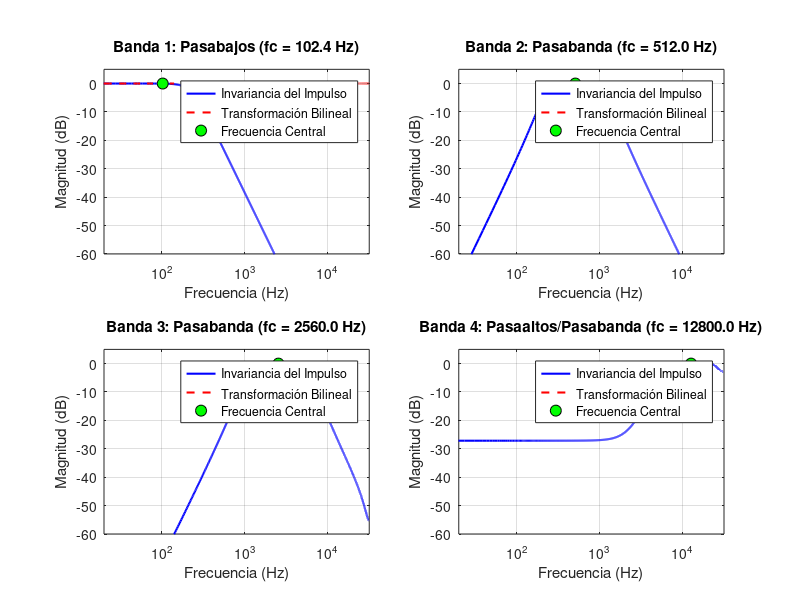

Here is the MATLAB script that generated this plot: (Note: this script raises an error after producing the figure.)
%% Ecualizador de Audio de 4 Bandas - Filtros IIR
% Diseño usando Invariancia del Impulso y Transformación Bilineal
clear all; close all; clc;

%% Parámetros del sistema
Fs = 64000; % Frecuencia de muestreo en Hz
T = 1/Fs; % Período de muestreo

% Frecuencias centrales (Hz)
fc = [102.4, 512, 2560, 12800];

% Cálculo de frecuencias de corte (media geométrica)
f_cutoff = zeros(1,5);
f_cutoff(1) = 0; % Para el primer filtro pasabajos
for i = 2:4
    f_cutoff(i) = sqrt(fc(i-1) * fc(i));
end
f_cutoff(5) = Fs/2; % Para el último filtro pasaaltos

fprintf('Frecuencias de corte:\n');
for i = 1:5
    fprintf('f%d = %.2f Hz\n', i, f_cutoff(i));
end

%% Especificaciones de los filtros analógicos
% Atenuación de 3dB en frecuencias de corte
% Atenuación de 15dB en frecuencias centrales adyacentes

Ap = 3; % Atenuación en banda de paso (dB)
As = 15; % Atenuación en banda eliminada (dB)

%% BANDA 1: Filtro Pasabajos (102.4 Hz)
fprintf('\n=== BANDA 1: Pasabajos (fc = %.1f Hz) ===\n', fc(1));

% Frecuencias normalizadas
wp1 = 2*pi*f_cutoff(2); % Frecuencia de corte
ws1 = 2*pi*fc(2); % Frecuencia de rechazo (512 Hz)

% Diseño del filtro analógico Butterworth
[n1, Wn1] = buttord(wp1, ws1, Ap, As, 's');
[b1_analog, a1_analog] = butter(n1, Wn1, 'low', 's');
fprintf('Orden del filtro: %d\n', n1);

% Método 1: Invariancia del Impulso
[b1_imp, a1_imp] = impinvar(b1_analog, a1_analog, Fs);

% Método 2: Transformación Bilineal
[b1_bil, a1_bil] = bilinear(b1_analog, a1_analog, Fs);

%% BANDA 2: Filtro Pasabanda (512 Hz)
fprintf('\n=== BANDA 2: Pasabanda (fc = %.1f Hz) ===\n', fc(2));

% Frecuencias de diseño
wp2 = 2*pi*[f_cutoff(2) f_cutoff(3)]; % Banda de paso
ws2_lower = 2*pi*fc(1); % Rechazo inferior (102.4 Hz)
ws2_upper = 2*pi*fc(3); % Rechazo superior (2560 Hz)

% Cálculo del orden usando el criterio más restrictivo
[n2a, ~] = buttord(wp2(1), ws2_lower, Ap, As, 's');
[n2b, ~] = buttord(wp2(2), ws2_upper, Ap, As, 's');
n2 = max(n2a, n2b);

% Diseño del filtro analógico pasabanda
[b2_analog, a2_analog] = butter(n2, wp2, 'bandpass', 's');
fprintf('Orden del filtro: %d\n', n2);

% Método 1: Invariancia del Impulso
[b2_imp, a2_imp] = impinvar(b2_analog, a2_analog, Fs);

% Método 2: Transformación Bilineal
[b2_bil, a2_bil] = bilinear(b2_analog, a2_analog, Fs);

%% BANDA 3: Filtro Pasabanda (2560 Hz)
fprintf('\n=== BANDA 3: Pasabanda (fc = %.1f Hz) ===\n', fc(3));

% Frecuencias de diseño
wp3 = 2*pi*[f_cutoff(3) f_cutoff(4)]; % Banda de paso
ws3_lower = 2*pi*fc(2); % Rechazo inferior (512 Hz)
ws3_upper = 2*pi*fc(4); % Rechazo superior (12800 Hz)

% Cálculo del orden
[n3a, ~] = buttord(wp3(1), ws3_lower, Ap, As, 's');
[n3b, ~] = buttord(wp3(2), ws3_upper, Ap, As, 's');
n3 = max(n3a, n3b);

% Diseño del filtro analógico pasabanda
[b3_analog, a3_analog] = butter(n3, wp3, 'bandpass', 's');
fprintf('Orden del filtro: %d\n', n3);

% Método 1: Invariancia del Impulso
[b3_imp, a3_imp] = impinvar(b3_analog, a3_analog, Fs);

% Método 2: Transformación Bilineal
[b3_bil, a3_bil] = bilinear(b3_analog, a3_analog, Fs);

%% BANDA 4: Filtro Pasaaltos/Pasabanda (12800 Hz)
fprintf('\n=== BANDA 4: Filtro (fc = %.1f Hz) ===\n', fc(4));

% Para invariancia del impulso: usar pasabanda
% Para transformación bilineal: usar pasaaltos

% INVARIANCIA DEL IMPULSO - Pasabanda
wp4_pb = 2*pi*[f_cutoff(4) Fs/2.5]; % Banda de paso modificada
ws4_lower = 2*pi*fc(3); % Rechazo (2560 Hz)

[n4_pb, ~] = buttord(wp4_pb(1), ws4_lower, Ap, As, 's');
[b4_pb_analog, a4_pb_analog] = butter(n4_pb, wp4_pb, 'bandpass', 's');
fprintf('Orden del filtro (Inv. Impulso - Pasabanda): %d\n', n4_pb);
[b4_imp, a4_imp] = impinvar(b4_pb_analog, a4_pb_analog, Fs);

% TRANSFORMACIÓN BILINEAL - Pasaaltos
wp4_hp = 2*pi*f_cutoff(4); % Frecuencia de corte
ws4_hp = 2*pi*fc(3); % Frecuencia de rechazo

[n4_hp, Wn4_hp] = buttord(wp4_hp, ws4_hp, Ap, As, 's');
[b4_hp_analog, a4_hp_analog] = butter(n4_hp, Wn4_hp, 'high', 's');
fprintf('Orden del filtro (Bilineal - Pasaaltos): %d\n', n4_hp);
[b4_bil, a4_bil] = bilinear(b4_hp_analog, a4_hp_analog, Fs);

%% Usar el orden mayor para todos los filtros
orden_max = max([n1, n2, n3, max(n4_pb, n4_hp)]);
fprintf('\n=== Orden máximo para uniformidad: %d ===\n', orden_max);

% Rediseño con orden máximo
[b1_analog, a1_analog] = butter(orden_max, Wn1, 'low', 's');
[b1_imp, a1_imp] = impinvar(b1_analog, a1_analog, Fs);
[b1_bil, a1_bil] = bilinear(b1_analog, a1_analog, Fs);

[b2_analog, a2_analog] = butter(orden_max, wp2, 'bandpass', 's');
[b2_imp, a2_imp] = impinvar(b2_analog, a2_analog, Fs);
[b2_bil, a2_bil] = bilinear(b2_analog, a2_analog, Fs);

[b3_analog, a3_analog] = butter(orden_max, wp3, 'bandpass', 's');
[b3_imp, a3_imp] = impinvar(b3_analog, a3_analog, Fs);
[b3_bil, a3_bil] = bilinear(b3_analog, a3_analog, Fs);

[b4_pb_analog, a4_pb_analog] = butter(orden_max, wp4_pb, 'bandpass', 's');
[b4_imp, a4_imp] = impinvar(b4_pb_analog, a4_pb_analog, Fs);

[b4_hp_analog, a4_hp_analog] = butter(orden_max, Wn4_hp, 'high', 's');
[b4_bil, a4_bil] = bilinear(b4_hp_analog, a4_hp_analog, Fs);

%% Comparación de respuestas en frecuencia
figure('Position', [100 100 1400 900]);

for banda = 1:4
    % Seleccionar los coeficientes correspondientes
    switch banda
        case 1
            b_imp = b1_imp; a_imp = a1_imp;
            b_bil = b1_bil; a_bil = a1_bil;
            titulo = sprintf('Banda 1: Pasabajos (fc = %.1f Hz)', fc(1));
        case 2
            b_imp = b2_imp; a_imp = a2_imp;
            b_bil = b2_bil; a_bil = a2_bil;
            titulo = sprintf('Banda 2: Pasabanda (fc = %.1f Hz)', fc(2));
        case 3
            b_imp = b3_imp; a_imp = a3_imp;
            b_bil = b3_bil; a_bil = a3_bil;
            titulo = sprintf('Banda 3: Pasabanda (fc = %.1f Hz)', fc(3));
        case 4
            b_imp = b4_imp; a_imp = a4_imp;
            b_bil = b4_bil; a_bil = a4_bil;
            titulo = sprintf('Banda 4: Pasaaltos/Pasabanda (fc = %.1f Hz)', fc(4));
    end
    
    % Calcular respuestas en frecuencia
    [H_imp, f_imp] = freqz(b_imp, a_imp, 8192, Fs);
    [H_bil, f_bil] = freqz(b_bil, a_bil, 8192, Fs);
    
    % Gráfica
    subplot(2, 2, banda);
    plot(f_imp, 20*log10(abs(H_imp)), 'b-', 'LineWidth', 1.5);
    hold on;
    plot(f_bil, 20*log10(abs(H_bil)), 'r--', 'LineWidth', 1.5);
    
    % Marcar frecuencias importantes
    plot(fc(banda), 0, 'ko', 'MarkerSize', 8, 'MarkerFaceColor', 'g');
    
    grid on;
    xlabel('Frecuencia (Hz)');
    ylabel('Magnitud (dB)');
    title(titulo);
    legend('Invariancia del Impulso', 'Transformación Bilineal', ...
           'Frecuencia Central', 'Location', 'best');
    xlim([20 Fs/2]);
    ylim([-60 5]);
    set(gca, 'XScale', 'log');
end

sgtitle('Comparación de Métodos de Diseño IIR');

%% Análisis de diferencias
fprintf('\n=== ANÁLISIS DE DIFERENCIAS ===\n');
fprintf('1. Invariancia del Impulso:\n');
fprintf('   - Preserva la respuesta en el dominio del tiempo\n');
fprintf('   - Puede presentar aliasing en frecuencias altas\n');
fprintf('   - No es adecuado para filtros pasaaltos (Banda 4 usa pasabanda)\n\n');

fprintf('2. Transformación Bilineal:\n');
fprintf('   - Mapeo no lineal de frecuencias (warping)\n');
fprintf('   - No presenta aliasing\n');
fprintf('   - Permite diseñar filtros pasaaltos directamente\n\n');

%% Ecualizador completo con Transformación Bilineal (recomendado)
fprintf('=== SISTEMA SELECCIONADO: Transformación Bilineal ===\n');

% Función del ecualizador
function y = ecualizador_IIR(x, G1, G2, G3, G4, b1, a1, b2, a2, b3, a3, b4, a4)
    % Filtrar cada banda
    y1 = filter(b1, a1, x) * G1;
    y2 = filter(b2, a2, x) * G2;
    y3 = filter(b3, a3, x) * G3;
    y4 = filter(b4, a4, x) * G4;
    
    % Combinar las señales
    y = y1 + y2 + y3 + y4;
end

%% Ejemplo de uso con señal de prueba
fprintf('\n=== EJEMPLO DE USO ===\n');

% Generar señal de prueba (suma de senoidales)
t = 0:T:1; % 1 segundo
x_test = sin(2*pi*100*t) + sin(2*pi*500*t) + ...
         sin(2*pi*2500*t) + sin(2*pi*10000*t);
x_test = x_test / max(abs(x_test)); % Normalizar

% Ganancias de ejemplo (0 a 2)
G1 = 1.5; % Realzar graves
G2 = 1.0; % Medios sin cambio
G3 = 0.8; % Atenuar medios-agudos
G4 = 1.2; % Realzar agudos

% Aplicar el ecualizador
y_eq = ecualizador_IIR(x_test, G1, G2, G3, G4, ...
                        b1_bil, a1_bil, b2_bil, a2_bil, ...
                        b3_bil, a3_bil, b4_bil, a4_bil);

% Graficar espectros
figure('Position', [100 100 1200 500]);

subplot(1,2,1);
[Pxx, f_psd] = pwelch(x_test, hamming(1024), 512, 2048, Fs);
plot(f_psd, 10*log10(Pxx), 'b-', 'LineWidth', 1.5);
grid on;
xlabel('Frecuencia (Hz)');
ylabel('Potencia (dB/Hz)');
title('Espectro de la Señal Original');
set(gca, 'XScale', 'log');
xlim([50 Fs/2]);

subplot(1,2,2);
[Pyy, f_psd] = pwelch(y_eq, hamming(1024), 512, 2048, Fs);
plot(f_psd, 10*log10(Pyy), 'r-', 'LineWidth', 1.5);
grid on;
xlabel('Frecuencia (Hz)');
ylabel('Potencia (dB/Hz)');
title(sprintf('Espectro Ecualizado (G=[%.1f, %.1f, %.1f, %.1f])', G1, G2, G3, G4));
set(gca, 'XScale', 'log');
xlim([50 Fs/2]);

sgtitle('Comparación Espectral: Original vs Ecualizado');

%% Respuesta global del sistema
figure('Position', [100 100 1000 400]);

% Calcular respuesta combinada
H_total = zeros(size(f_imp));
[H1, f] = freqz(b1_bil, a1_bil, 8192, Fs);
[H2, ~] = freqz(b2_bil, a2_bil, 8192, Fs);
[H3, ~] = freqz(b3_bil, a3_bil, 8192, Fs);
[H4, ~] = freqz(b4_bil, a4_bil, 8192, Fs);

H_total = G1*H1 + G2*H2 + G3*H3 + G4*H4;

plot(f, 20*log10(abs(H_total)), 'k-', 'LineWidth', 2);
hold on;
plot(f, 20*log10(abs(H1)*G1), 'b--', 'LineWidth', 1);
plot(f, 20*log10(abs(H2)*G2), 'g--', 'LineWidth', 1);
plot(f, 20*log10(abs(H3)*G3), 'm--', 'LineWidth', 1);
plot(f, 20*log10(abs(H4)*G4), 'r--', 'LineWidth', 1);

grid on;
xlabel('Frecuencia (Hz)');
ylabel('Magnitud (dB)');
title('Respuesta en Frecuencia del Ecualizador Completo');
legend('Total', 'Banda 1', 'Banda 2', 'Banda 3', 'Banda 4', 'Location', 'best');
set(gca, 'XScale', 'log');
xlim([20 Fs/2]);

fprintf('\nEcualizador diseñado exitosamente.\n');
fprintf('Usar los coeficientes b*_bil y a*_bil para implementación final.\n');